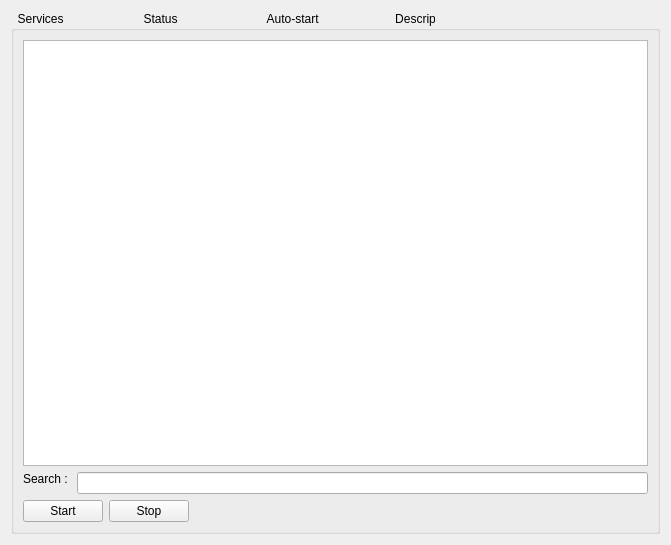
<?xml version="1.0" encoding="UTF-8"?>
<ui version="4.0">
 <class>widgetServices</class>
 <widget class="QWidget" name="widgetServices">
  <property name="geometry">
   <rect>
    <x>0</x>
    <y>0</y>
    <width>671</width>
    <height>545</height>
   </rect>
  </property>
  <property name="windowTitle">
   <string>Services</string>
  </property>
  <property name="windowIcon">
   <iconset resource="services.qrc">
    <normaloff>:/icons/services48.png</normaloff>:/icons/services48.png</iconset>
  </property>
  <layout class="QGridLayout" name="gridLayout_7">
   <item row="3" column="0" rowspan="2">
    <widget class="QGroupBox" name="groupBox">
     <property name="title">
      <string>  Services                        Status                           Auto-start                       Description</string>
     </property>
     <layout class="QGridLayout" name="gridLayout_8">
      <item row="3" column="0">
       <widget class="QPushButton" name="pushStart">
        <property name="text">
         <string>Start</string>
        </property>
       </widget>
      </item>
      <item row="3" column="2">
       <spacer name="horizontalSpacer">
        <property name="orientation">
         <enum>Qt::Horizontal</enum>
        </property>
        <property name="sizeHint" stdset="0">
         <size>
          <width>40</width>
          <height>20</height>
         </size>
        </property>
       </spacer>
      </item>
      <item row="3" column="1">
       <widget class="QPushButton" name="pushStop">
        <property name="text">
         <string>Stop</string>
        </property>
       </widget>
      </item>
      <item row="1" column="0" colspan="3">
       <widget class="QTableWidget" name="tableWidget">
        <property name="minimumSize">
         <size>
          <width>500</width>
          <height>50</height>
         </size>
        </property>
        <property name="baseSize">
         <size>
          <width>0</width>
          <height>0</height>
         </size>
        </property>
        <property name="statusTip">
         <string/>
        </property>
        <property name="accessibleName">
         <string/>
        </property>
        <property name="showGrid">
         <bool>false</bool>
        </property>
        <property name="gridStyle">
         <enum>Qt::SolidLine</enum>
        </property>
        <property name="sortingEnabled">
         <bool>true</bool>
        </property>
        <property name="columnCount">
         <number>4</number>
        </property>
        <attribute name="horizontalHeaderVisible">
         <bool>false</bool>
        </attribute>
        <attribute name="horizontalHeaderCascadingSectionResizes">
         <bool>true</bool>
        </attribute>
        <attribute name="horizontalHeaderDefaultSectionSize">
         <number>150</number>
        </attribute>
        <attribute name="horizontalHeaderHighlightSections">
         <bool>true</bool>
        </attribute>
        <attribute name="horizontalHeaderMinimumSectionSize">
         <number>50</number>
        </attribute>
        <attribute name="horizontalHeaderShowSortIndicator" stdset="0">
         <bool>true</bool>
        </attribute>
        <attribute name="horizontalHeaderStretchLastSection">
         <bool>true</bool>
        </attribute>
        <attribute name="verticalHeaderVisible">
         <bool>false</bool>
        </attribute>
        <attribute name="verticalHeaderStretchLastSection">
         <bool>false</bool>
        </attribute>
        <column>
         <property name="text">
          <string>Services</string>
         </property>
         <property name="toolTip">
          <string/>
         </property>
         <property name="whatsThis">
          <string/>
         </property>
        </column>
        <column>
         <property name="text">
          <string>Status</string>
         </property>
        </column>
        <column>
         <property name="text">
          <string>Auto-start</string>
         </property>
        </column>
        <column>
         <property name="text">
          <string>Description</string>
         </property>
        </column>
       </widget>
      </item>
      <item row="2" column="0" colspan="3">
       <layout class="QFormLayout" name="formLayout">
        <property name="sizeConstraint">
         <enum>QLayout::SetNoConstraint</enum>
        </property>
        <property name="fieldGrowthPolicy">
         <enum>QFormLayout::ExpandingFieldsGrow</enum>
        </property>
        <property name="rowWrapPolicy">
         <enum>QFormLayout::DontWrapRows</enum>
        </property>
        <property name="formAlignment">
         <set>Qt::AlignJustify|Qt::AlignTop</set>
        </property>
        <property name="horizontalSpacing">
         <number>-1</number>
        </property>
        <property name="verticalSpacing">
         <number>-1</number>
        </property>
        <property name="bottomMargin">
         <number>0</number>
        </property>
        <item row="0" column="0">
         <widget class="QLabel" name="label">
          <property name="sizePolicy">
           <sizepolicy hsizetype="Preferred" vsizetype="Maximum">
            <horstretch>0</horstretch>
            <verstretch>21</verstretch>
           </sizepolicy>
          </property>
          <property name="text">
           <string>Search : </string>
          </property>
         </widget>
        </item>
        <item row="0" column="1">
         <widget class="QLineEdit" name="lineSearch"/>
        </item>
       </layout>
      </item>
     </layout>
    </widget>
   </item>
  </layout>
 </widget>
 <resources>
  <include location="services.qrc"/>
 </resources>
 <connections/>
</ui>
